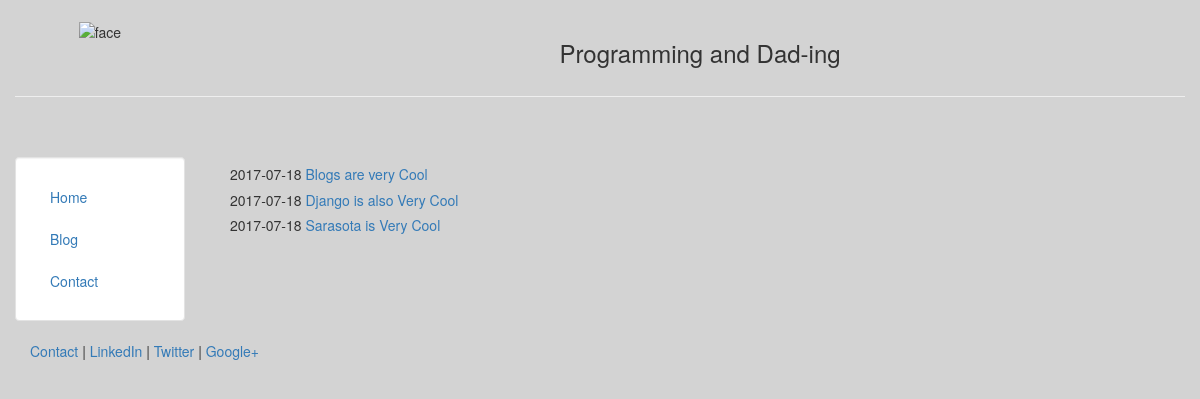
Screenshot of /blog/ with the database file from the repository.
### blog/models.py (models this page shows, shortened)
class Post(models.Model):
    title = models.CharField(max_length=140)
    body = models.TextField()
    date = models.DateTimeField()

### blog/templates/blog/blog.html
{% extends "personal/header.html" %}
{% block content %}
    {% for post in object_list %}
        <h5> {{ post.date|date:"Y-m-d" }}
        <a href="blog/{{post.id}}"> {{ post.title }} </a>
        </h5>
    {% endfor %}
{% endblock %}

### rows the page displays
Post: date "2017-07-18", title "Blogs are very Cool"
Post: date "2017-07-18", title "Django is also Very Cool"
Post: date "2017-07-18", title "Sarasota is Very Cool"
